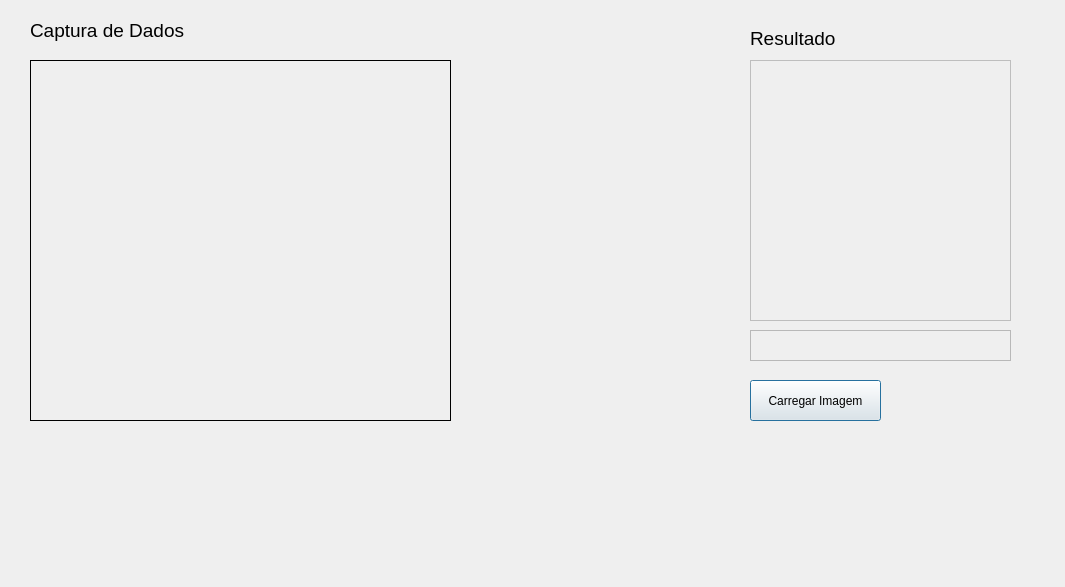
<?xml version="1.0" encoding="UTF-8"?>
<ui version="4.0">
 <class>Dialog</class>
 <widget class="QDialog" name="Dialog">
  <property name="enabled">
   <bool>true</bool>
  </property>
  <property name="geometry">
   <rect>
    <x>0</x>
    <y>0</y>
    <width>1065</width>
    <height>587</height>
   </rect>
  </property>
  <property name="windowTitle">
   <string>Dialog</string>
  </property>
  <property name="windowIcon">
   <iconset>
    <normaloff>img/profile.jpg</normaloff>img/profile.jpg</iconset>
  </property>
  <widget class="QLabel" name="imgLabel_2">
   <property name="enabled">
    <bool>false</bool>
   </property>
   <property name="geometry">
    <rect>
     <x>750</x>
     <y>60</y>
     <width>261</width>
     <height>261</height>
    </rect>
   </property>
   <property name="frameShape">
    <enum>QFrame::Box</enum>
   </property>
   <property name="text">
    <string/>
   </property>
   <property name="pixmap">
    <pixmap>img/profile.jpg</pixmap>
   </property>
   <property name="scaledContents">
    <bool>true</bool>
   </property>
  </widget>
  <widget class="QLabel" name="label">
   <property name="geometry">
    <rect>
     <x>30</x>
     <y>20</y>
     <width>201</width>
     <height>21</height>
    </rect>
   </property>
   <property name="font">
    <font>
     <pointsize>14</pointsize>
    </font>
   </property>
   <property name="text">
    <string>Captura de Dados</string>
   </property>
  </widget>
  <widget class="QLabel" name="label_2">
   <property name="geometry">
    <rect>
     <x>750</x>
     <y>30</y>
     <width>201</width>
     <height>16</height>
    </rect>
   </property>
   <property name="font">
    <font>
     <pointsize>14</pointsize>
    </font>
   </property>
   <property name="text">
    <string>Resultado</string>
   </property>
  </widget>
  <widget class="QFrame" name="frameResultadoVerificacao">
   <property name="geometry">
    <rect>
     <x>750</x>
     <y>330</y>
     <width>261</width>
     <height>31</height>
    </rect>
   </property>
   <property name="frameShape">
    <enum>QFrame::StyledPanel</enum>
   </property>
   <property name="frameShadow">
    <enum>QFrame::Raised</enum>
   </property>
   <widget class="QTextEdit" name="resultadoVerificacao">
    <property name="enabled">
     <bool>false</bool>
    </property>
    <property name="geometry">
     <rect>
      <x>0</x>
      <y>-30</y>
      <width>261</width>
      <height>31</height>
     </rect>
    </property>
    <property name="readOnly">
     <bool>true</bool>
    </property>
   </widget>
  </widget>
  <widget class="QLabel" name="imgLabel">
   <property name="geometry">
    <rect>
     <x>30</x>
     <y>60</y>
     <width>421</width>
     <height>361</height>
    </rect>
   </property>
   <property name="frameShape">
    <enum>QFrame::Box</enum>
   </property>
   <property name="text">
    <string/>
   </property>
  </widget>
  <widget class="QPushButton" name="loadImage">
   <property name="geometry">
    <rect>
     <x>750</x>
     <y>380</y>
     <width>131</width>
     <height>41</height>
    </rect>
   </property>
   <property name="text">
    <string>Carregar Imagem</string>
   </property>
  </widget>
  <zorder>frameResultadoVerificacao</zorder>
  <zorder>imgLabel_2</zorder>
  <zorder>label</zorder>
  <zorder>label_2</zorder>
  <zorder>imgLabel</zorder>
  <zorder>loadImage</zorder>
 </widget>
 <resources/>
 <connections/>
</ui>
